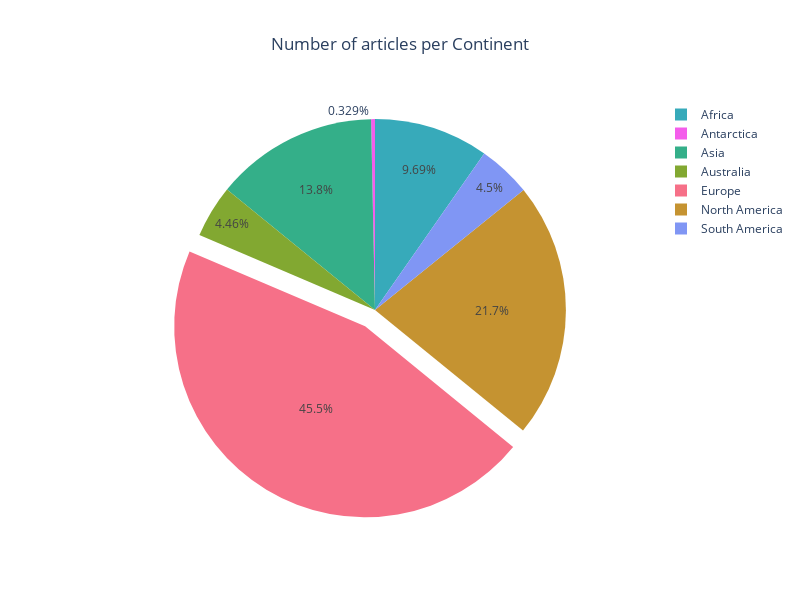

Here is the notebook cell this chart was saved with:
### Markdown cell above
## Plot 1: Number of Articles per Continent

### Code cell
fig_name = "articles_count_per_continent"
fig_title = "Number of articles per Continent"
fig_ylabel = "Count"
fig_xlabel = "Continent"


# fig = px.bar(
#     x=article_count_per_continent.index,
#     y=article_count_per_continent.values,
#     color=[continents_colors_int[continent] for continent in article_count_per_continent.index],
#     color_discrete_map="identity",
#     labels={"index": fig_ylabel, "value": fig_xlabel},

# )
# fig.update_layout(
#     title_text=fig_title,
#     title_x=0.5,
#     #xaxis=dict(tickangle=-45),
#     width=FIGURE_WIDTH,
#     height=FIGURE_HEIGHT,
# )

# fig.update_xaxes(title_text="Continent")
# fig.update_yaxes(title_text="Count")

# fig.write_image(os.path.join(PLOTS_PATH_PX, f"{fig_name}_bar.pdf"))
# fig.write_html(os.path.join(PLOTS_PATH_HTML, f"{fig_name}_bar.html"))
# fig.show()

pull = np.zeros_like(article_count_per_continent.index) + 0.1 * (article_count_per_continent.index == EUROPE_LABEL)
fig = go.Figure(data=[go.Pie(
    values=article_count_per_continent.values,
    labels=article_count_per_continent.index.tolist(),
    pull=pull.tolist(),
    marker_colors=[continents_colors_int[continent] for continent in article_count_per_continent.index],
    sort=False
)])

fig.update_layout(
    title_text=fig_title,
    title_x=0.5,
    width=FIGURE_WIDTH,
    height=FIGURE_HEIGHT,
)
fig.write_image(os.path.join(PLOTS_PATH_PX, f"{fig_name}_pie.pdf"))
fig.write_html(os.path.join(PLOTS_PATH_HTML, f"{fig_name}_pie.html"))
fig.show()

### Figure 1 — Plotly figure (JSON) as saved in the notebook; plotly's stock layout.template omitted (floating-point values rounded to 4 significant figures)
{"data": [{"labels": ["Africa", "Antarctica", "Asia", "Australia", "Europe", "North America", "South America"], "marker": {"colors": ["#37aaba", "#f45deb", "#34af89", "#82a831", "#f67088", "#c59331", "#8096f4"]}, "pull": [0, 0, 0, 0, 0.1, 0, 0], "sort": false, "type": "pie", "values": [265, 9, 377, 122, 1245, 593, 123]}], "layout": {"height": 600, "title": {"text": "Number of articles per Continent", "x": 0.5}, "width": 800}}
